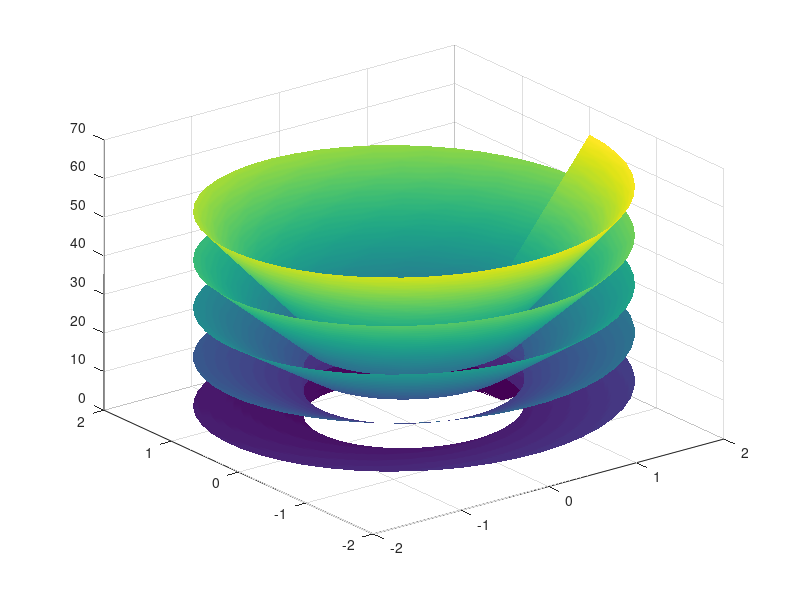

Write MATLAB code to recreate this figure.
% mreza tock
r = linspace(1,2,50);
fi = linspace(0,10*pi,250);
[R,FI] = meshgrid(r,fi);

x = @(r,fi) r.*cos(fi);
y = @(r,fi) r.*sin(fi);
X = x(R,FI);
Y = y(R,FI);
Z = R.*FI;

figure
axis equal
surf(X,Y,Z);
shading interp % izbrisemo crte